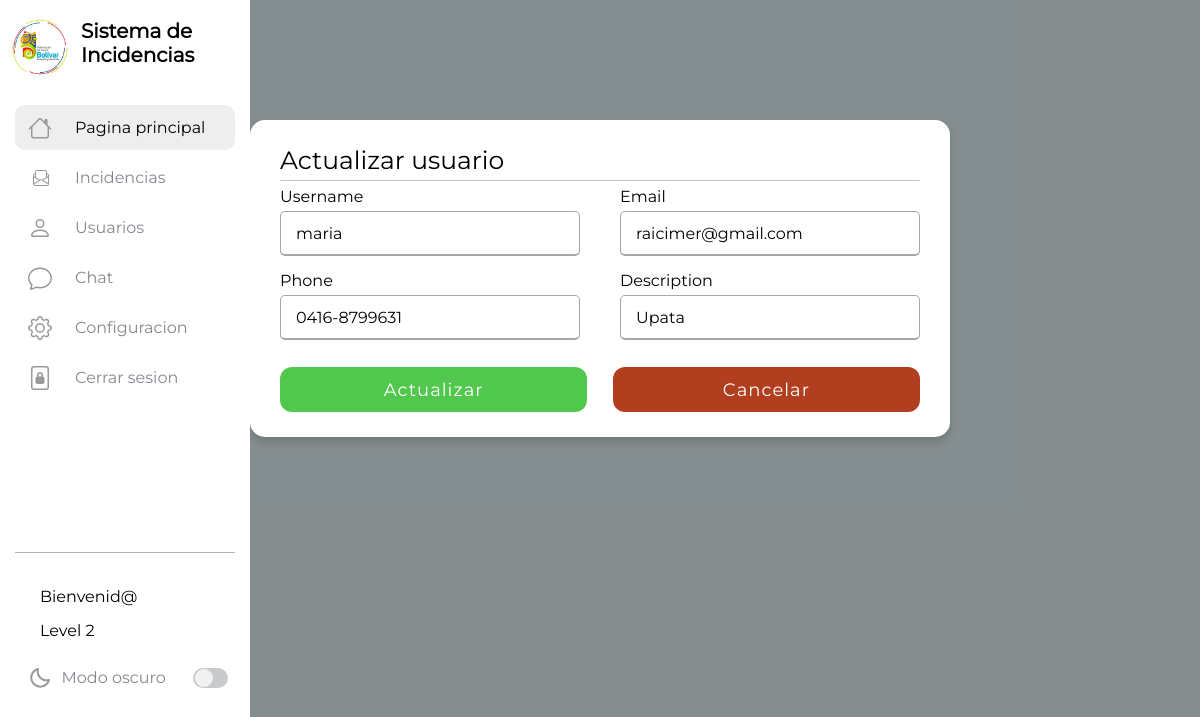
/backend/php/editar_users_jefe.php?id=2, run on the app's committed database.
### tables this page shows
CREATE TABLE `usuarios` (
  `id` int(20) NOT NULL AUTO_INCREMENT,
  `username` varchar(100) NOT NULL,
  `email` varchar(255) NOT NULL,
  `password` varchar(100) NOT NULL,
  `role_id_fk` int(11) DEFAULT NULL,
  `reset_token_hash` varchar(64) DEFAULT NULL,
  `reset_token_expires_at` datetime DEFAULT NULL,
  `phone` varchar(100) NOT NULL,
  `description` varchar(100) NOT NULL,
  `file` varchar(50) NOT NULL,
  `activo` tinyint(1) NOT NULL DEFAULT 1,
  `status` varchar(200) NOT NULL,
  PRIMARY KEY (`id`),
  UNIQUE KEY `reset_token_hash` (`reset_token_hash`),
  KEY `fk_role` (`role_id_fk`),
  CONSTRAINT `fk_role` FOREIGN KEY (`role_id_fk`) REFERENCES `roles` (`id`)
);

### backend/php/editar_users_jefe.php (the view, shortened to what this page needs)
<!DOCTYPE html>
<html lang="en">
<head>
  <link rel="stylesheet" href="/frontend/aseets/css/index.css" />
  <link rel="stylesheet" href="/frontend/aseets/css/navbar.css" />
  <link rel="stylesheet" href="/frontend/aseets/css/modalAdd.css" />
  <link rel="stylesheet" href="/frontend/aseets/css/modalUpd.css" />
</head>
<body>
  <div class="barra-lateral">
    <div>
      <div class="nombre-pagina">
        <ion-icon id="cloud" name="cloud-outline">
          <img id="log-gob" class="img-log" src="/frontend/aseets/img/logo-round.jpg" />
        </ion-icon>
        <span class="nombre">Sistema de Incidencias</span>
      </div>
    </div>
    <nav class="navegacion">
      <ul>
        <li>
          <a id="inbox" href="/frontend/view/jefe/index.php">
            <ion-icon name="mail-unread-outline">
              <img class="ico-center" src="/frontend/aseets/icons/house.svg" />
            </ion-icon>
            <span>Pagina principal</span>
          </a>
        </li>
        <li>
          <a class="user" href="/frontend/view/jefe/level_jefe.php">
            <ion-icon name="mail-unread-outline">
              <img class="icono-inc" src="/frontend/aseets/icons/envelope-paper.svg" />
            </ion-icon>
            <span>Incidencias</span>
          </a>
        </li>
        <li>
          <a class="user" href="/frontend/view/jefe/users.php">
            <ion-icon name="star-outline">
              <img class="ico-center" src="/frontend/aseets/icons/person.svg" />
            </ion-icon>
            <span>Usuarios</span>
          </a>
        </li>
        <li>
          <a class="user" href="/frontend/view/jefe/chat.php">
            <ion-icon name="paper-plane-outline">
              <img class="ico-center" src="/frontend/aseets/icons/chat.svg" />
            </ion-icon>
            <span>Chat</span>
          </a>
        </li>
        <li>
          <a href="/frontend/view/jefe/setting.php">
            <ion-icon name="paper-plane-outline">
              <img class="ico-center" src="/frontend/aseets/icons/gear.svg" />
            </ion-icon>
            <span>Configuracion</span>
          </a>
        </li>
        <li>
          <a href="/frontend/view/logout.php">
            <ion-icon name="document-text-outline">
              <img class="icons-menu ico-center" src="/frontend/aseets/icons/file-lock2.svg" />
            </ion-icon>
            <span>Cerrar sesion</span>
          </a>
        </li>
      </ul>
    </nav>
    <div>
      <div class="linea"></div>
      <div class="info-usuario">
        <div class="nombre-email">
          <span class="nombre">
            <span class="title-profile">Bienvenid@ <?php echo $_SESSION['username'] ?> </span>
            <span class="title-profile">Level 2
            </span>
          </span>
        </div>
      </div>
      <div class="modo-oscuro">
        <div class="info">
          <img class="ico ico-center" src="/frontend/aseets/icons/bx-moon.svg" />
          <span class="dark-text">Modo oscuro</span>
        </div>
        <div class="switch">
          <div class="base">
            <div class="circulo">
            </div>
          </div>
        </div>
      </div>
    </div>
  </div>
  <main class="table-pos">
    <div class="modal-box">
      <div class="formulario">
        <div class="container">
          <div class="title">Actualizar usuario</div>
          <div class="content">
            <form method="POST">
              <?php
              include('C:\xampp\htdocs\backend\php\dbconnection.php');
              $id = $_GET['id'];
              $query = mysqli_query($con, "SELECT * FROM usuarios WHERE ID = '$id'");
              while ($row = mysqli_fetch_array($query)) {
              ?>
                <div class="user-details">
                  <div class="input-box">
                    <span class="details">Username</span>
                    <input type="text" name="username" value="<?php echo $row['username'] ?>" placeholder="Enter username" required />
                  </div>
                  <div class="input-box">
                    <span class="details">Email</span>
                    <input type="email" name="email" value="<?php echo $row['email'] ?>" placeholder="Enter email" required />
                  </div>
                  <div class="input-box">
                    <span class="details">Phone</span>
                    <input type="text" name="phone" value="<?php echo $row['phone'] ?>" placeholder="Enter phone number" required />
                  </div>
                  <div class="input-box">
                    <span class="details">Description</span>
                    <input type="text" name="description" value="<?php echo $row['description'] ?>" placeholder="Enter description" required />
                  </div>
                </div>
              <?php } ?>
              <div class="button-container">
                <div class="button">
                  <input class="button-grd" type="submit" value="Actualizar" />
                </div>
                <div class="button">
                  <button class="button-can close-btn" type="button" value="Cancelar">Cancelar</button>
                </div>
              </div>
            </form>
          </div>
        </div>
      </div>
    </div>
  </main>
</body>
</html>

### frontend/aseets/css/index.css (style rules this page uses)
.container { color: var(--color-texto); max-width: 700px; margin-top: 10%; margin-left: auto; margin-right: auto; width: 80vw; background: var(--color-barra-lateral); padding: 25px 30px; border-radius: 15px; box-shadow: 0 5px 10px rgba(0, 0, 0, 0.15); }
.container .title { font-size: 25px; font-weight: 500; position: relative; }
.container .title::before { position: absolute; content: ""; height: 0.8px; width: 100%; top: 35px; right: 0; left: 0; bottom: 0; border-radius: 5px; background: rgba(160, 160, 160, 0.629); }
.container .content form .user-details { display: flex; flex-wrap: wrap; justify-content: space-between; margin: 12px 0 12px 0; }
.container .content form .user-details .input-box { margin-bottom: 15px; width: calc(100% / 2 - 20px); }
.container .content form .user-details .input-box .details { display: block; font-weight: 500; margin-bottom: 5px; }
.container .content form .user-details .input-box input { height: 45px; width: 100%; outline: none; font-size: 16px; border-radius: 5px; padding-left: 15px; border: 1px solid #ccc; border-bottom-width: 2px; transition: all 0.3s ease; }
.container .content form .button { height: 45px; }
.container .content form .button input { height: 100%; width: 40%; border-radius: 12px; outline: none; border: none; font-size: 18px; background: #52c74e; color: var(--color-barra-lateral); cursor: pointer; font-weight: 500; letter-spacing: 1px; transition: all 0.3s ease; }
.container .content form .button button { height: 100%; width: 40%; border-radius: 12px; outline: none; border: none; font-size: 18px; background: #b13e1e; color: var(--color-barra-lateral); cursor: pointer; font-weight: 500; letter-spacing: 1px; transition: all 0.3s ease; }
.container .content form .button-container { display: flex; justify-content: space-between; }
.container .content form .button-container .button { width: 48%; }
.container .content form .button-container .button input { width: 100%; }
.container .content form .button-container .button button { width: 100%; }
.table-pos { display: flex; flex-direction: column; justify-content: center; align-items: center; }

### frontend/aseets/css/modalAdd.css (style rules this page uses)
.modal-box { position: fixed; z-index: 1; left: 0; top: 0; width: 100%; height: 100%; overflow: auto; background-color: rgba(0, 0, 0, 0.4); }

### data on the page
usuarios: username "maria", email "raicimer@gmail.com", phone "0416-8799631", description "Upata"
